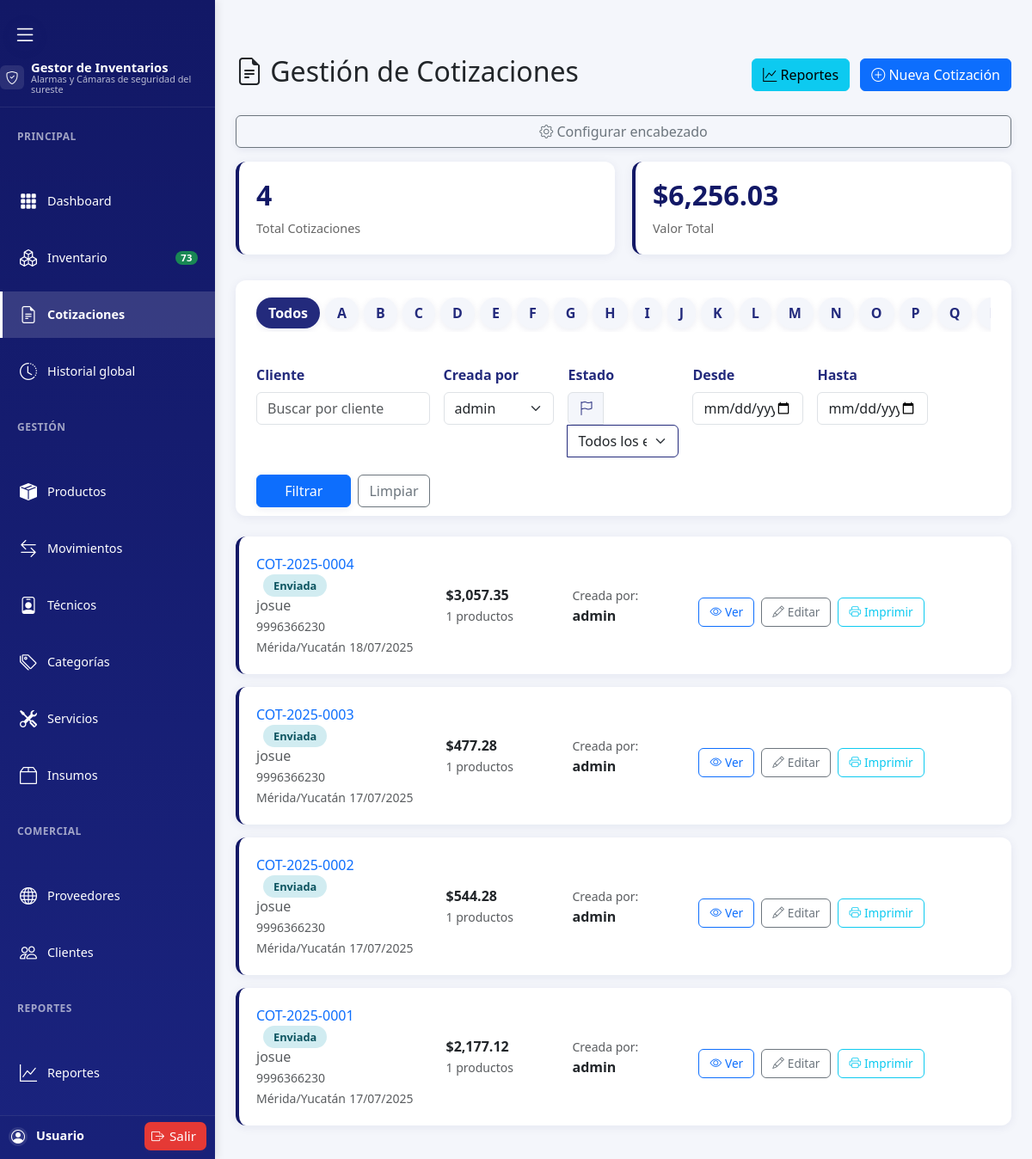
/cotizaciones/index.php (signed in), run on the app's committed database.
### tables this page shows
CREATE TABLE `cotizaciones` (
  `cotizacion_id` int(11) NOT NULL,
  `numero_cotizacion` varchar(20) NOT NULL,
  `cliente_id` int(11) NOT NULL,
  `fecha_cotizacion` date DEFAULT NULL,
  `validez_dias` int(11) DEFAULT NULL,
  `subtotal` decimal(10,2) DEFAULT NULL,
  `descuento_porcentaje` decimal(5,2) DEFAULT NULL,
  `descuento_monto` decimal(10,2) DEFAULT NULL,
  `total` decimal(10,2) DEFAULT NULL,
  `condiciones_pago` text DEFAULT NULL,
  `observaciones` text DEFAULT NULL,
  `estado_id` int(11) NOT NULL,
  `user_id` int(11) DEFAULT NULL,
  `created_at` timestamp NOT NULL DEFAULT current_timestamp(),
  `updated_at` timestamp NOT NULL DEFAULT current_timestamp() ON UPDATE current_timestamp()
);

CREATE TABLE `est_cotizacion` (
  `est_cot_id` int(11) NOT NULL,
  `nombre_estado` varchar(50) NOT NULL
);

CREATE TABLE `clientes` (
  `cliente_id` int(11) NOT NULL,
  `nombre` varchar(100) NOT NULL,
  `telefono` varchar(20) DEFAULT NULL,
  `ubicacion` varchar(100) DEFAULT NULL,
  `email` varchar(100) DEFAULT NULL
);

CREATE TABLE `users` (
  `user_id` int(11) NOT NULL,
  `username` varchar(50) NOT NULL,
  `email` varchar(100) NOT NULL,
  `password` varchar(255) NOT NULL,
  `first_name` varchar(50) DEFAULT NULL,
  `last_name` varchar(50) DEFAULT NULL,
  `phone` varchar(20) DEFAULT NULL,
  `role_id` int(11) NOT NULL,
  `custom_permissions` longtext DEFAULT NULL CHECK (json_valid(`custom_permissions`)),
  `is_active` tinyint(1) DEFAULT 1,
  `last_login` timestamp NULL DEFAULT NULL,
  `created_at` timestamp NOT NULL DEFAULT current_timestamp(),
  `updated_at` timestamp NOT NULL DEFAULT current_timestamp() ON UPDATE current_timestamp()
);

### cotizaciones/index.php (the view, shortened to what this page needs)
<?php
require_once '../connection.php';
$filtro_cliente = isset($_GET['cliente']) ? trim($_GET['cliente']) : '';
$filtro_fecha_desde = isset($_GET['fecha_desde']) ? $_GET['fecha_desde'] : '';
$filtro_fecha_hasta = isset($_GET['fecha_hasta']) ? $_GET['fecha_hasta'] : '';
$filtro_usuario = isset($_GET['usuario']) ? trim($_GET['usuario']) : '';
if (!$filtro_usuario) {
    $filtro_usuario = $_SESSION['user_id'] ?? $_SESSION['admin_id'] ?? '';
}
$where_conditions = [];
$params = [];
$param_types = '';
if ($filtro_usuario) {
    $where_conditions[] = "c.user_id = ?";
    $params[] = $filtro_usuario;
    $param_types .= 'i';
}
$where_clause = !empty($where_conditions) ? 'WHERE ' . implode(' AND ', $where_conditions) : '';
$usuarios = $mysqli->query("SELECT user_id, username FROM users ORDER BY username ASC");
$usuarios_array = $usuarios ? $usuarios->fetch_all(MYSQLI_ASSOC) : [];
$query = "
    SELECT
        c.*,
        u.username as usuario_nombre,
        cl.nombre as cliente_nombre_real,
        cl.telefono as cliente_telefono_real,
        cl.ubicacion as cliente_direccion_real,
        COUNT(cp.cotizacion_producto_id) as total_productos,
        SUM(cp.precio_total) as subtotal_productos,
        ec.nombre_estado as estado
    FROM cotizaciones c
    LEFT JOIN users u ON c.user_id = u.user_id
    LEFT JOIN clientes cl ON c.cliente_id = cl.cliente_id
    LEFT JOIN cotizaciones_productos cp ON c.cotizacion_id = cp.cotizacion_id
    LEFT JOIN est_cotizacion ec ON c.estado_id = ec.est_cot_id
    $where_clause
    GROUP BY c.cotizacion_id
    ORDER BY c.created_at DESC
";
$stmt = $mysqli->prepare($query);
if (!empty($params)) {
    $stmt->bind_param($param_types, ...$params);
}
$stmt->execute();
$cotizaciones = $stmt->get_result();
$stats_query = "
    SELECT
        COUNT(*) as total_cotizaciones,
        SUM(total) as total_valor,
        AVG(total) as promedio_valor
    FROM cotizaciones
";
$stats_result = $mysqli->query($stats_query);
$stats = $stats_result->fetch_assoc();
?>
<!DOCTYPE html>
<html lang="es">
<head>
    <link rel="stylesheet" href="../assets/css/style.css">
    <link rel="stylesheet" href="https://cdn.jsdelivr.net/npm/bootstrap-icons@1.11.3/font/bootstrap-icons.css">
    <link href="https://cdn.jsdelivr.net/npm/bootstrap@5.3.2/dist/css/bootstrap.min.css" rel="stylesheet">
</head>
<body>
    <?php include '../includes/sidebar.php'; ?>
    <main class="main-content">
        <div class="d-flex justify-content-between align-items-center mb-4">
            <h2><i class="bi bi-file-earmark-text"></i> Gestión de Cotizaciones</h2>
            <div>
                <a href="reportes.php" class="btn btn-info me-2">
                    <i class="bi bi-graph-up"></i> Reportes
                </a>
                <a href="crear.php" class="btn btn-primary">
                    <i class="bi bi-plus-circle"></i> Nueva Cotización
                </a>
            </div>
        </div>
        <div class="d-flex justify-content-end mb-3">
            <button class="btn btn-outline-secondary" id="btnConfigEncabezado"><i class="bi bi-gear"></i> Configurar encabezado</button>
        </div>
        <div class="stats-cards">
            <div class="stat-card">
                <h3><?= $stats['total_cotizaciones'] ?></h3>
                <p>Total Cotizaciones</p>
            </div>
            <div class="stat-card">
                <h3>$<?= number_format($stats['total_valor'] ?? 0, 2) ?></h3>
                <p>Valor Total</p>
            </div>
        </div>
        <div class="filtros-container">
            <form method="GET" class="row g-3 flex-grow-1" id="formFiltrosCotizaciones" autocomplete="off" style="width:100%;">
                <div class="col-12">
                    <div class="abc-bar" id="abcBar">
                        <button type="button" class="abc-btn" data-letra="" id="btnLetraTodos">Todos</button>
                        <?php foreach (range('A', 'Z') as $letra): ?>
                            <button type="button" class="abc-btn" data-letra="<?= $letra ?>" id="btnLetra<?= $letra ?>"><?= $letra ?></button>
                        <?php endforeach; ?>
                    </div>
                </div>
                <div class="col-md-3 col-12">
                    <label class="form-label">Cliente</label>
                    <input type="text" name="cliente" id="filtroCliente" class="form-control" value="<?= htmlspecialchars($filtro_cliente) ?>" placeholder="Buscar por cliente">
                </div>
                <div class="col-md-2 col-6">
                    <label class="form-label">Creada por</label>
                    <select name="usuario" id="filtroUsuario" class="form-select">
                        <?php foreach ($usuarios_array as $usuario): ?>
                            <option value="<?= $usuario['user_id'] ?>" <?= $filtro_usuario == $usuario['user_id'] ? 'selected' : '' ?>>
                                <?= htmlspecialchars($usuario['username']) ?>
                            </option>
                        <?php endforeach; ?>
                    </select>
                </div>
                <div class="col-md-2 col-6">
                    <label class="form-label">Estado</label>
                    <div class="input-group">
                        <span class="input-group-text" style="background:#f4f6fb;color:#232a7c;"><i class="bi bi-flag"></i></span>
                        <select name="estado_id" id="filtroEstado" class="form-select" style="border-color:#232a7c;">
                            <option value="">Todos los estados</option>
                        </select>
                    </div>
                </div>
                <div class="col-md-2 col-6">
                    <label class="form-label">Desde</label>
                    <input type="date" name="fecha_desde" id="filtroFechaDesde" class="form-control" value="<?= $filtro_fecha_desde ?>">
                </div>
                <div class="col-md-2 col-6">
                    <label class="form-label">Hasta</label>
                    <input type="date" name="fecha_hasta" id="filtroFechaHasta" class="form-control" value="<?= $filtro_fecha_hasta ?>">
                </div>
                <div class="col-md-3 col-12 d-flex align-items-end gap-2">
                    <button type="submit" class="btn btn-primary">Filtrar</button>
                    <a href="index.php" class="btn btn-outline-secondary">Limpiar</a>
                </div>
            </form>
        </div>
        <div id="cotizacionesLista">
            <?php include __DIR__ . '/partials/lista.php'; ?>
        </div>
    </main>
    <div class="position-fixed bottom-0 end-0 p-3" style="z-index: 1100">
    </div>
</body>
</html>

### cotizaciones/partials/lista.php (shortened to what this page needs)
<?php if (isset($cotizaciones) && $cotizaciones->num_rows > 0): ?>
    <?php while ($cot = $cotizaciones->fetch_assoc()): ?>
        <div class="cotizacion-card">
            <div class="row align-items-center">
                <div class="col-md-3">
                    <a href="ver.php?id=<?= $cot['cotizacion_id'] ?>" class="text-decoration-none">
                        <?= htmlspecialchars($cot['numero_cotizacion']) ?>
                    </a>
                    <span class="estado-badge estado-<?= strtolower($cot['estado']) ?> ms-2">
                        <?= htmlspecialchars($cot['estado']) ?>
                    </span>
                    <p class="text-muted mb-0"><?= htmlspecialchars($cot['cliente_nombre_real'] ?? $cot['cliente_nombre']) ?></p>
                    <small class="text-muted"><?= htmlspecialchars($cot['cliente_telefono_real'] ?? $cot['cliente_telefono']) ?></small><br>
                    <small class="text-muted"><?= htmlspecialchars($cot['cliente_direccion_real'] ?? $cot['cliente_ubicacion']) ?></small>
                    <small class="text-muted"><?= date('d/m/Y', strtotime($cot['fecha_cotizacion'])) ?></small>
                </div>
                <div class="col-md-2">
                    <strong>$<?= number_format($cot['total'], 2) ?></strong>
                    <br><small class="text-muted"><?= $cot['total_productos'] ?> productos</small>
                </div>
                <div class="col-md-2">
                    <small class="text-muted">Creada por:</small><br>
                    <strong><?= htmlspecialchars($cot['usuario_nombre'] ?? 'Sistema') ?></strong>
                </div>
                <div class="col-md-3">
                    <div class="acciones-cotizacion">
                        <a href="ver.php?id=<?= $cot['cotizacion_id'] ?>" class="btn-accion btn btn-outline-primary">
                            <i class="bi bi-eye"></i> Ver
                        </a>
                        <a href="editar.php?id=<?= $cot['cotizacion_id'] ?>" class="btn-accion btn btn-outline-secondary">
                            <i class="bi bi-pencil"></i> Editar
                        </a>
                        <a href="ver.php?id=<?= $cot['cotizacion_id'] ?>&imprimir=1" class="btn-accion btn btn-outline-info" target="_blank">
                            <i class="bi bi-printer"></i> Imprimir
                        </a>
                    </div>
                </div>
            </div>
        </div>
    <?php endwhile; ?>
<?php endif; ?>

### assets/css/style.css (style rules this page uses)
* { margin: 0; padding: 0; box-sizing: border-box; }
body { font-family: 'Montserrat', 'Segoe UI', Tahoma, Geneva, Verdana, sans-serif; background-color: #f4f6fb; color: #232a7c; line-height: 1.6; display: flex; min-height: 100vh; }
.main-content { margin-left: 250px; margin-top: 0; width: calc(100% - 250px); padding: 32px 32px 24px 32px; transition: margin-left 0.25s cubic-bezier(.4,2,.6,1), width 0.25s cubic-bezier(.4,2,.6,1); box-sizing: border-box; }
h2 { text-align: center; margin-bottom: 24px; color: #121866; font-size: 2rem; font-weight: 700; }
form label { display: block; margin: 12px 0 6px; font-weight: 600; color: #121866; }
form input, form select { width: 100%; padding: 11px; border: 1.5px solid #cfd8dc; border-radius: 7px; font-size: 15px; margin-bottom: 4px; background: #f7f9fc; transition: border 0.2s; }
button { width: 100%; margin-top: 22px; padding: 12px; background-color: #121866; color: #fff; border: none; border-radius: 7px; font-size: 17px; font-weight: 600; cursor: pointer; box-shadow: 0 2px 8px rgba(18,24,102,0.08); transition: background-color 0.2s, box-shadow 0.2s; }

### cotizaciones/index.php (style rules this page uses)
body { background: #f4f6fb; }
.main-content { margin-top: 40px; margin-left: 250px; padding: 24px; width: calc(100vw - 250px); box-sizing: border-box; }
.stats-cards { display: grid; grid-template-columns: repeat(auto-fit, minmax(200px, 1fr)); gap: 20px; margin-bottom: 30px; }
.stat-card { background: #fff; border-radius: 12px; padding: 20px; box-shadow: 0 2px 12px rgba(18,24,102,0.07); border-left: 4px solid #121866; }
.stat-card h3 { font-size: 2rem; font-weight: 700; color: #121866; margin: 0 0 8px 0; }
.stat-card p { color: #666; margin: 0; font-size: 0.9rem; }
.filtros-container { background: #fff; border-radius: 12px; padding: 20px 24px 10px 24px; margin-bottom: 24px; box-shadow: 0 2px 12px rgba(18,24,102,0.07); display: flex; flex-wrap: wrap; gap: 18px; align-items: end; }
.filtros-container .form-label { font-weight: 600; color: #232a7c; }
.filtros-container .form-select, .filtros-container .form-control { min-width: 120px; }
.cotizacion-card { background: #fff; border-radius: 12px; padding: 20px; margin-bottom: 15px; box-shadow: 0 2px 12px rgba(18,24,102,0.07); border-left: 4px solid #121866; transition: transform 0.2s ease; }
.estado-badge { padding: 4px 12px; border-radius: 20px; font-size: 0.8rem; font-weight: 600; }
.estado-enviada { background: #d1ecf1; color: #0c5460; }
.acciones-cotizacion { display: flex; gap: 8px; margin-top: 15px; }
.btn-accion { padding: 6px 12px; border-radius: 6px; font-size: 0.85rem; text-decoration: none; display: inline-flex; align-items: center; gap: 4px; }
.abc-bar { display: flex; gap: 6px; overflow-x: auto; padding-bottom: 4px; margin-bottom: 10px; scrollbar-width: thin; }
.abc-btn { border: none; background: #f4f6fb; color: #232a7c; font-weight: 600; border-radius: 20px; padding: 6px 14px; cursor: pointer; transition: background 0.15s, color 0.15s; font-size: 1rem; outline: none; }
.abc-btn.active, .abc-btn:focus { background: #232a7c; color: #fff; }

### data on the page
cotizaciones: numero_cotizacion "COT-2025-0004", est_cotizacion.nombre_estado "Enviada", cliente.nombre "josue", cliente.telefono "9996366230", cliente.ubicacion "Mérida/Yucatán", fecha_cotizacion "18/07/2025", total "3,057.35", total_productos "1", user.username "admin"
cotizaciones: numero_cotizacion "COT-2025-0003", est_cotizacion.nombre_estado "Enviada", cliente.nombre "josue", cliente.telefono "9996366230", cliente.ubicacion "Mérida/Yucatán", fecha_cotizacion "17/07/2025", total "477.28", total_productos "1", user.username "admin"
cotizaciones: numero_cotizacion "COT-2025-0002", est_cotizacion.nombre_estado "Enviada", cliente.nombre "josue", cliente.telefono "9996366230", cliente.ubicacion "Mérida/Yucatán", fecha_cotizacion "17/07/2025", total "544.28", total_productos "1", user.username "admin"
cotizaciones: numero_cotizacion "COT-2025-0001", est_cotizacion.nombre_estado "Enviada", cliente.nombre "josue", cliente.telefono "9996366230", cliente.ubicacion "Mérida/Yucatán", fecha_cotizacion "17/07/2025", total "2,177.12", total_productos "1", user.username "admin"

### other printed values
$total_products "73"
$stats['total_cotizaciones'] "4"
$stats['total_valor'] "6,256.03"
$letra "A"
$letra "B"
$letra "C"
$letra "D"
$letra "E"
$letra "F"
$letra "G"
$letra "H"
$letra "I"
$letra "J"
$letra "K"
$letra "L"
